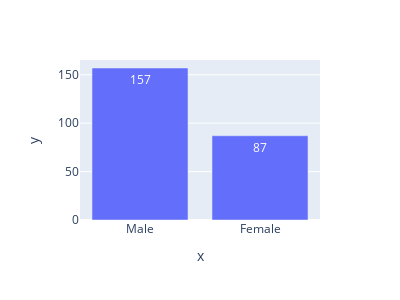

The notebook cell saved with this chart:
### Code cell
fig = px.bar(x = gender,y = frequency,text=frequency) # text = frequency le bar ko top ma value dekhauxa
fig.update_layout(height=300,width = 400)

### Figure 1 — Plotly figure (JSON) as saved in the notebook; plotly's stock layout.template omitted (floating-point values rounded to 4 significant figures)
{"data": [{"alignmentgroup": "True", "hovertemplate": "x=%{x}<br>y=%{y}<br>text=%{text}<extra></extra>", "legendgroup": "", "marker": {"color": "#636efa", "pattern": {"shape": ""}}, "name": "", "offsetgroup": "", "orientation": "v", "showlegend": false, "text": [157, 87], "textposition": "auto", "type": "bar", "x": ["Male", "Female"], "xaxis": "x", "y": [157, 87], "yaxis": "y"}], "layout": {"barmode": "relative", "height": 300, "legend": {"tracegroupgap": 0}, "margin": {"t": 60}, "width": 400, "xaxis": {"anchor": "y", "domain": [0, 1], "title": {"text": "x"}}, "yaxis": {"anchor": "x", "domain": [0, 1], "title": {"text": "y"}}}}
